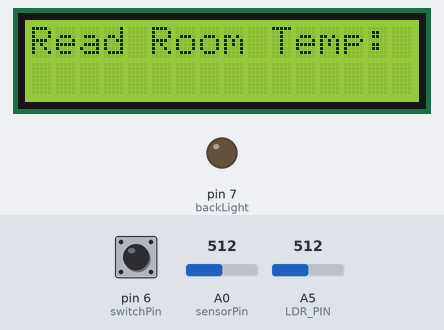
Bench run of a sketch on a simulated Arduino Uno, built with avr-gcc and run on an emulated ATmega328P. Shown: 16×2 character LCD, output pins drawn as LEDs (lit = HIGH). The test bench sets the inputs (shaded band); at power-on: pin 6 (switchPin) LOW, A5 (LDR_PIN) = 512, A0 (sensorPin) = 512. WiFi joins after 1.5 s; servers stay silent unless stated; no MQTT or app messages arrive unless stated; what the sketch prints to the serial monitor is not drawn.

Above: at 4.2 s.
4.3 s: pin 6 (switchPin) pulled HIGH for 0.15 s
At 4.5 s:
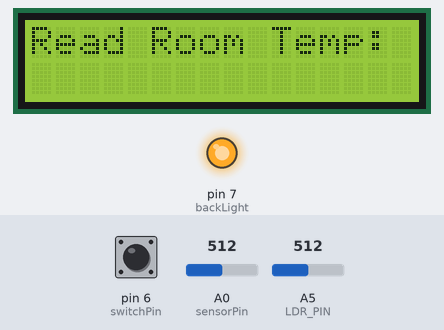
6.0 s: A5 (LDR_PIN) set to 716
9.0 s: A0 (sensorPin) set to 716
12.0 s: pin 6 (switchPin) pulled HIGH for 3.2 s
At 14.9 s:
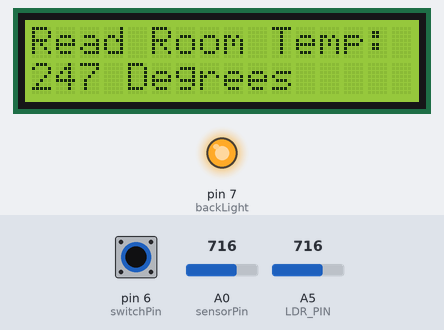
At 16.5 s:
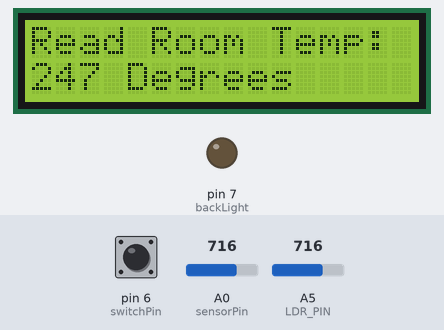
16.8 s: A5 (LDR_PIN) set to 983
19.8 s: A5 (LDR_PIN) set to 992
Timing chart, 0 to 22.8 s (numbered marks = the images above; inputs shaded):
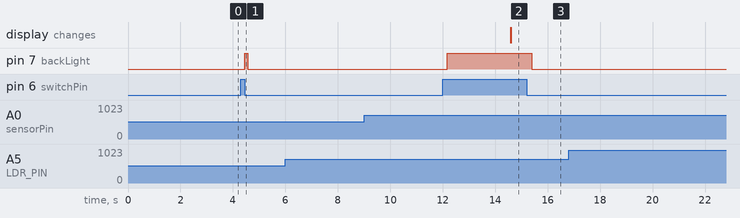

Measured:
- after the input at 4.3 s, pin 7 (backLight): LOW → HIGH after 0.15 s, → LOW 0.11 s later
- after the input at 6.0 s, every drawn part: stays the same
- after the input at 9.0 s, every drawn part: stays the same
- after the input at 12.0 s, pin 7 (backLight): LOW → HIGH after 0.17 s, → LOW 3.2 s later
- after the input at 16.8 s, every drawn part: stays the same

The sketch:

greenhouse_temperature.ino
```cpp
// include the library code:
#include <LiquidCrystal.h>
#include <PubSubClient.h>
#include <Ethernet2.h>
#include <SPI.h>

EthernetClient ethClient;
// initialize the library with the numbers of the interface pins
LiquidCrystal lcd(9, 8, 5, 4, 3, 2);

// set up a constant for the tilt switch pin
const int switchPin = 6;
// named constant for the pin the sensor is connected to
const int sensorPin = A0;
// room temperature in Celsius
const float baselineTemp = 20.0;
float temperatureReadingsSet[100];
int temperatureIndexPosition = 0;
int backLight = 7;    // pin 13 will control the backlight

// variable to hold the value of the switch pin
int switchState = 0;
// variable to hold previous value of the switch pin
int prevSwitchState = 0;

byte mac[]    = {  0xA8, 0x60, 0xB6, 0x2C, 0x4A, 0x22 };
IPAddress server(192, 168, 0, 8);
const char *mqtt_server = "192.168.0.8";
const int mqtt_port = 11883;
const char *mqtt_client_name = "greenhouseClient1";

PubSubClient client(ethClient);  //instanciates client object

void setup() {
  // open a serial connection to display values
  Serial.begin(9600);

  // set up the switch pin as an input
  pinMode(switchPin, INPUT);
  pinMode(backLight, OUTPUT);

  // set up the number of columns and rows on the LCD
  lcd.begin(16, 2);
  // Print a message to the LCD.
  lcd.print("Read Room Temp:");

  lcd.setCursor(0, 1);

  client.setServer(mqtt_server,  mqtt_port);
  Ethernet.begin(mac);

  // Allow the hardware to sort itself out
  delay(1500);
}

void reconnect() {
  // Loop until we're reconnected
  while (!client.connected()) {
    Serial.print("Attempting MQTT connection...");

    // Attempt to connect
    if (client.connect(mqtt_client_name)) {
      Serial.println("connected");
      // Once connected, publish an announcement...
      client.publish("outTopic","hello world");
      // ... and resubscribe
      client.subscribe("inTopic");
    } else {
      Serial.print("failed, rc=");
      Serial.print(client.state());
      Serial.println(" try again in 5 seconds");
      // Wait 5 seconds before retrying
      delay(5000);
    }
  }
}

/**
 * Send the temperature reading to the MQTT Server and also display it on the LCD screen
 */
void loop() {

  if (!client.connected()) {
    reconnect();
    Serial.println("CONNNNNNNECT");
  }

  client.loop();

  int i = 0;
  int n = 99;
  float sum = 0.0, averageTemperature;

  // check the status of the switch
  switchState = digitalRead(switchPin);

  // read the value on AnalogIn pin 0 and store it in a variable
  int sensorVal = analogRead(sensorPin);

  // These constants, define values needed for the LDR readings and ADC
  #define LDR_PIN                   A5
  #define MAX_ADC_READING           1023
  #define ADC_REF_VOLTAGE           10.0
  #define REF_RESISTANCE            5030  // measure this for best results
  #define LUX_CALC_SCALAR           12518931
  #define LUX_CALC_EXPONENT         -1.405

  int   ldrRawData;
  float resistorVoltage, ldrVoltage;
  float ldrResistance;
  float ldrLux;

  // Perform the analog to digital conversion
  ldrRawData = analogRead(LDR_PIN);

  // RESISTOR VOLTAGE_CONVERSION
  // Convert the raw digital data back to the voltage that was measured on the analog pin
  resistorVoltage = (float)ldrRawData / MAX_ADC_READING * ADC_REF_VOLTAGE;

  // voltage across the LDR is the 5V supply minus the 5k resistor voltage
  ldrVoltage = ADC_REF_VOLTAGE - resistorVoltage;

  // LDR_RESISTANCE_CONVERSION
  // resistance that the LDR would have for that voltage
  ldrResistance = ldrVoltage/resistorVoltage * REF_RESISTANCE;

  // LDR_LUX
  ldrLux = LUX_CALC_SCALAR * pow(ldrResistance, LUX_CALC_EXPONENT);

  // print out the results
  // TODO: Review math for Lux values and send these values to MQTT Server
  Serial.print("LDR Raw Data   : "); Serial.println(ldrRawData);
  Serial.print("LDR Voltage    : "); Serial.print(ldrVoltage); Serial.println(" volts");
  Serial.print("LDR Resistance : "); Serial.print(ldrResistance); Serial.println(" Ohms");
  Serial.print("LDR Illuminance: "); Serial.print(ldrLux); Serial.println(" lux");

  // send the 10-bit sensor value out the serial port

  // convert the ADC reading to voltage
  float voltage = sensorVal * (5 / 1024.0);

  // Send the voltage level out the Serial port

  // convert the voltage to temperature in degrees C
  // the sensor changes 10 mV per degree
  // the datasheet says there's a 500 mV offset
  // ((voltage - 500 mV) times 100)
  float temperature = (voltage - .5) * 100;

  temperatureReadingsSet[temperatureIndexPosition] = temperature;

  if (temperatureIndexPosition == n) {
    for (i = 0; i < n; ++i) {
      sum += temperatureReadingsSet[i];
    }

    averageTemperature = sum / n;
    static char averageTemperatureAsString[15];
    dtostrf(averageTemperature, 2, 0, averageTemperatureAsString);
    char temperatureLcdOutput[10] = "";

    sprintf(temperatureLcdOutput, "%s Degrees", averageTemperatureAsString);
    memset(temperatureReadingsSet, 0, sizeof(temperatureReadingsSet));
    temperatureIndexPosition = 0;

    lcd.setCursor(0, 1);
    lcd.print(temperatureLcdOutput);
    client.publish("topic", temperatureLcdOutput);
  }

  if (switchState == 1) {
    digitalWrite(backLight, HIGH);
  } else {
    digitalWrite(backLight, LOW);
  }

  // save the current switch state as the last state
  prevSwitchState = switchState;
  temperatureIndexPosition++;
  delay(10);
}
```
